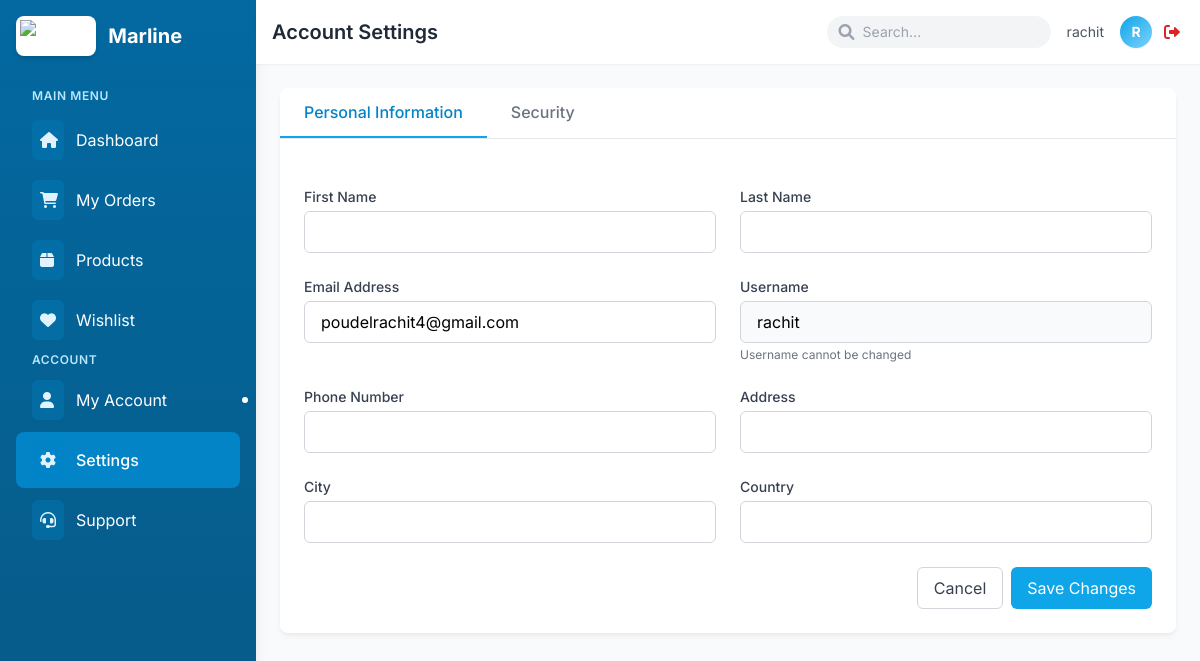
The app's page /account-settings/ (signed in) with its own data.
### user/models.py (models this page shows, shortened)
class CustomUser(AbstractUser):
    ROLE_CHOICES = [
        ('super_admin', 'Super Admin'),
        ('admin', 'Admin'),
        ('warehouse_manager', 'Warehouse Manager'),
        ('staff', 'Staff'),
        ('customer', 'Customer'),
    ]
    role = models.CharField(max_length=20, choices=ROLE_CHOICES, default='customer')
    email = models.EmailField(unique=True, blank=False, null=False)
    is_email_verified = models.BooleanField(default=False)
    verification_token = models.CharField(max_length=100, blank=True, null=True)
    warehouse = models.ForeignKey(Warehouse, on_delete=models.SET_NULL, null=True, blank=True, related_name='employees')
    is_approved = models.BooleanField(default=False)
    is_verified = models.BooleanField(default=False)
    is_staff = models.BooleanField(default=False)
    created_by = models.ForeignKey('self', on_delete=models.SET_NULL, null=True, blank=True, related_name='created_users')
    reset_password_token = models.CharField(max_length=32, null=True, blank=True)
    reset_password_expires = models.DateTimeField(null=True, blank=True)

### user/views.py (the view, shortened to what this page needs)
# urls.py: path('account-settings/', views.account_settings, name='account_settings'),
@login_required
def account_settings(request):
    return render(request, 'account_settings.html', {'user': request.user})

### templates/account_settings.html (shortened to what this page needs)
{% extends 'base_customer.html' %}
{% block page_title %}Account Settings{% endblock %}
{% block content %}
<div class="container mx-auto">
    <div class="bg-white rounded-lg shadow-soft overflow-hidden mb-6">
        <div class="flex border-b border-gray-200">
            <button class="py-3 px-6 border-b-2 border-primary-500 text-primary-600 font-medium focus:outline-none">
                Personal Information
            </button>
            <a href="{% url 'change_password' %}" class="py-3 px-6 text-gray-500 hover:text-gray-700 font-medium focus:outline-none">
                Security
            </a>
        </div>
        <div class="p-6">
            <form method="post" class="space-y-6">
                <div class="grid grid-cols-1 md:grid-cols-2 gap-6">
                    <div>
                        <label for="first_name" class="block text-sm font-medium text-gray-700 mb-1">First Name</label>
                        <input type="text" name="first_name" id="first_name" value="{{ user.first_name }}"
                               class="w-full px-4 py-2 border border-gray-300 rounded-md focus:ring-primary-500 focus:border-primary-500">
                    </div>
                    <div>
                        <label for="last_name" class="block text-sm font-medium text-gray-700 mb-1">Last Name</label>
                        <input type="text" name="last_name" id="last_name" value="{{ user.last_name }}"
                               class="w-full px-4 py-2 border border-gray-300 rounded-md focus:ring-primary-500 focus:border-primary-500">
                    </div>
                    <div>
                        <label for="email" class="block text-sm font-medium text-gray-700 mb-1">Email Address</label>
                        <input type="email" name="email" id="email" value="{{ user.email }}"
                               class="w-full px-4 py-2 border border-gray-300 rounded-md focus:ring-primary-500 focus:border-primary-500">
                    </div>
                    <div>
                        <label for="username" class="block text-sm font-medium text-gray-700 mb-1">Username</label>
                        <input type="text" id="username" value="{{ user.username }}" readonly
                               class="w-full px-4 py-2 border border-gray-300 rounded-md bg-gray-50">
                        <p class="text-xs text-gray-500 mt-1">Username cannot be changed</p>
                    </div>
                    <div>
                        <label for="phone_number" class="block text-sm font-medium text-gray-700 mb-1">Phone Number</label>
                        <input type="tel" name="phone_number" id="phone_number" value="{{ user.phone_number|default:'' }}"
                               class="w-full px-4 py-2 border border-gray-300 rounded-md focus:ring-primary-500 focus:border-primary-500">
                    </div>
                    <div>
                        <label for="address" class="block text-sm font-medium text-gray-700 mb-1">Address</label>
                        <input type="text" name="address" id="address" value="{{ user.address|default:'' }}"
                               class="w-full px-4 py-2 border border-gray-300 rounded-md focus:ring-primary-500 focus:border-primary-500">
                    </div>
                    <div>
                        <label for="city" class="block text-sm font-medium text-gray-700 mb-1">City</label>
                        <input type="text" name="city" id="city" value="{{ user.city|default:'' }}"
                               class="w-full px-4 py-2 border border-gray-300 rounded-md focus:ring-primary-500 focus:border-primary-500">
                    </div>
                    <div>
                        <label for="country" class="block text-sm font-medium text-gray-700 mb-1">Country</label>
                        <input type="text" name="country" id="country" value="{{ user.country|default:'' }}"
                               class="w-full px-4 py-2 border border-gray-300 rounded-md focus:ring-primary-500 focus:border-primary-500">
                    </div>
                </div>
                <div class="flex justify-end">
                    <a href="{% url 'profile' %}" class="px-4 py-2 border border-gray-300 rounded-md text-gray-700 mr-2 hover:bg-gray-50">
                        Cancel
                    </a>
                    <button type="submit" class="px-4 py-2 bg-primary-500 text-white rounded-md hover:bg-primary-600 focus:outline-none focus:ring-2 focus:ring-primary-500 focus:ring-offset-2">
                        Save Changes
                    </button>
                </div>
            </form>
        </div>
    </div>
</div>
{% endblock %}

### templates/base_customer.html (shortened to what this page needs)
{% load static %}
<!DOCTYPE html>
<html lang="en">
<head>
    <script src="https://cdn.tailwindcss.com"></script>
    <link href="https://cdnjs.cloudflare.com/ajax/libs/font-awesome/6.0.0/css/all.min.css" rel="stylesheet">
</head>
<body class="bg-gray-50 font-sans">
    <div class="min-h-screen flex flex-col md:flex-row">
        <aside class="w-full md:w-64 bg-gradient-to-b from-primary-700 to-primary-800 text-white md:min-h-screen transition-all duration-300 ease-in-out shadow-lg" id="sidebar">
            <div class="p-4 relative h-full">
                <div class="flex items-center justify-between mb-8">
                    <div class="flex items-center space-x-3">
                        <div class="bg-white p-1 rounded-lg shadow-md">
                            <img src="https://hebbkx1anhila5yf.public.blob.vercel-storage.com/image-6O6lZm6FwR4Urq0BnOCGuG59jdux31.png"
                                alt="Marline" class="h-8 w-auto">
                        </div>
                        <span class="text-xl font-bold">Marline</span>
                    </div>
                </div>
                <div class="space-y-1 mb-8" id="sidebar-menu">
                    <p class="text-xs uppercase font-semibold text-primary-200 tracking-wider mb-2 ml-4">Main Menu</p>
                    {% block sidebar_menu %}
                    <a href="{% url 'dashboard' %}" class="flex items-center py-2 px-4 text-white rounded-lg transition-all duration-200 sidebar-hover-effect hover:bg-primary-600 group">
                        <div class="mr-3 bg-primary-600/30 p-2 rounded-md group-hover:bg-primary-500">
                            <i class="fas fa-home w-4 h-4 text-primary-100"></i>
                        </div>
                        <span>Dashboard</span>
                    </a>
                    <a href="{% url 'order_list' %}" class="flex items-center py-2 px-4 text-white rounded-lg transition-all duration-200 sidebar-hover-effect hover:bg-primary-600 group">
                        <div class="mr-3 bg-primary-600/30 p-2 rounded-md group-hover:bg-primary-500">
                            <i class="fas fa-shopping-cart w-4 h-4 text-primary-100"></i>
                        </div>
                        <span>My Orders</span>
                    </a>
                    <a href="{% url 'product_catalog' %}" class="flex items-center py-2 px-4 text-white rounded-lg transition-all duration-200 sidebar-hover-effect hover:bg-primary-600 group">
                        <div class="mr-3 bg-primary-600/30 p-2 rounded-md group-hover:bg-primary-500">
                            <i class="fas fa-box w-4 h-4 text-primary-100"></i>
                        </div>
                        <span>Products</span>
                    </a>
                    <a href="{% url 'view_wishlist' %}" class="flex items-center py-2 px-4 text-white rounded-lg transition-all duration-200 sidebar-hover-effect hover:bg-primary-600 group">
                        <div class="mr-3 bg-primary-600/30 p-2 rounded-md group-hover:bg-primary-500">
                            <i class="fas fa-heart w-4 h-4 text-primary-100"></i>
                        </div>
                        <span>Wishlist</span>
                    </a>
                    <p class="text-xs uppercase font-semibold text-primary-200 tracking-wider mt-6 mb-2 ml-4">Account</p>
                    <a href="{% url 'profile' %}" class="flex items-center py-2 px-4 text-white rounded-lg transition-all duration-200 sidebar-hover-effect hover:bg-primary-600 group">
                        <div class="mr-3 bg-primary-600/30 p-2 rounded-md group-hover:bg-primary-500">
                            <i class="fas fa-user w-4 h-4 text-primary-100"></i>
                        </div>
                        <span>My Account</span>
                    </a>
                    <a href="{% url 'account_settings' %}" class="flex items-center py-2 px-4 text-white rounded-lg transition-all duration-200 sidebar-hover-effect hover:bg-primary-600 group">
                        <div class="mr-3 bg-primary-600/30 p-2 rounded-md group-hover:bg-primary-500">
                            <i class="fas fa-gear w-4 h-4 text-primary-100"></i>
                        </div>
                        <span>Settings</span>
                    </a>
                    <a href="#" class="flex items-center py-2 px-4 text-white rounded-lg transition-all duration-200 sidebar-hover-effect hover:bg-primary-600 group">
                        <div class="mr-3 bg-primary-600/30 p-2 rounded-md group-hover:bg-primary-500">
                            <i class="fas fa-headset w-4 h-4 text-primary-100"></i>
                        </div>
                        <span>Support</span>
                    </a>
                    {% endblock %}
                </div>
            </div>
        </aside>
        <main class="flex-grow">
            <nav class="bg-white shadow-sm p-4 flex items-center justify-between">
                <div class="flex items-center">
                    <h1 class="text-xl font-semibold text-gray-800">{% block page_title %}Customer Dashboard{% endblock %}</h1>
                </div>
                <div class="flex items-center space-x-4">
                    <div class="hidden md:flex items-center relative">
                        <input type="text" placeholder="Search..." class="bg-gray-100 rounded-full py-1.5 px-4 pl-9 text-sm focus:outline-none focus:ring-2 focus:ring-primary-500 focus:bg-white w-40 lg:w-56 transition-all">
                        <i class="fas fa-search text-gray-400 absolute left-3"></i>
                    </div>
                    <div class="relative flex items-center space-x-2">
                        <div class="hidden md:flex items-center">
                            <span class="text-sm text-gray-600 mr-2">{{ request.user.username }}</span>
                        </div>
                        <div class="w-8 h-8 rounded-full bg-gradient-to-br from-primary-500 to-primary-300 flex items-center justify-center shadow-sm">
                            <span class="text-white font-bold text-sm">{{ request.user.username|first|upper }}</span>
                        </div>
                        <a href="{% url 'logout' %}" class="p-1 text-red-600 hover:text-red-800 transition-colors" title="Logout">
                            <i class="fas fa-sign-out-alt"></i>
                        </a>
                    </div>
                </div>
            </nav>
            <div class="p-4 md:p-6 animate-fade-in">
                <div class="bg-transparent">
                    {% block content %}{% endblock %}
                </div>
            </div>
        </main>
    </div>
</body>
</html>

### records on screen
CustomUser: user.username "rachit", user.username|first "R", email "poudelrachit4@gmail.com", username "rachit"
